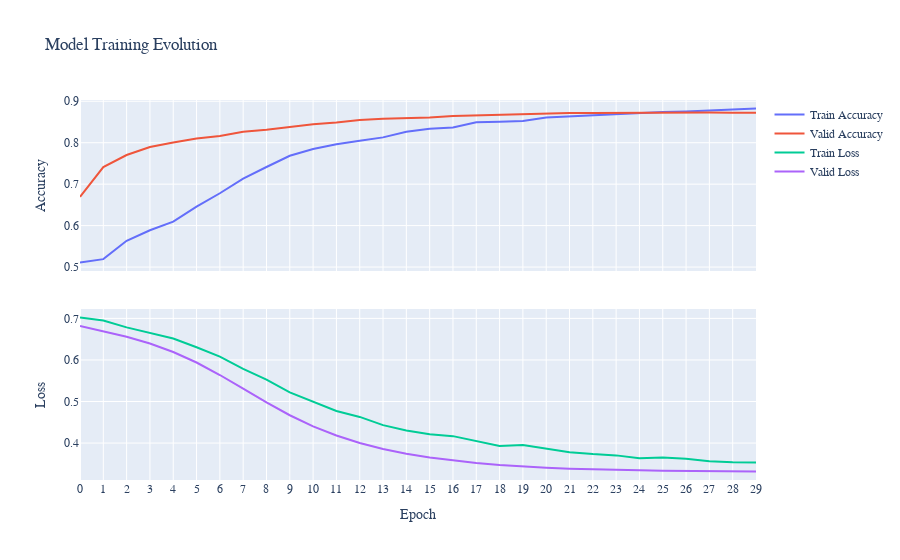

The notebook cell this image was saved under:
### Markdown cell above
# plot
plot the loss and accuracy differences for training and test sets.

### Code cell
x = np.arange(EPOCHS)
history = model.history.history

data = [
    go.Scatter(x=x, y=history["accuracy"], name="Train Accuracy", marker=dict(size=5), yaxis='y2'),
    go.Scatter(x=x, y=history["val_accuracy"], name="Valid Accuracy", marker=dict(size=5), yaxis='y2'),
    go.Scatter(x=x, y=history["loss"], name="Train Loss", marker=dict(size=5)),
    go.Scatter(x=x, y=history["val_loss"], name="Valid Loss", marker=dict(size=5))
]
layout = go.Layout(
    title="Model Training Evolution", font=dict(family='Palatino'), xaxis=dict(title='Epoch', dtick=1),
    yaxis1=dict(title="Loss", domain=[0, 0.45]), yaxis2=dict(title="Accuracy", domain=[0.55, 1]),
)
py.iplot(go.Figure(data=data, layout=layout), show_link=False)

### Figure 1 — Plotly figure (JSON) as saved in the notebook; plotly's stock layout.template omitted (floating-point values rounded to 4 significant figures)
{"data": [{"marker": {"size": 5}, "name": "Train Accuracy", "type": "scatter", "x": [0, 1, 2, 3, 4, 5, 6, 7, 8, 9, 10, 11, 12, 13, 14, 15, 16, 17, 18, 19, 20, 21, 22, 23, 24, 25, 26, 27, 28, 29], "y": [0.5111, 0.5191, 0.5634, 0.5889, 0.6095, 0.6459, 0.6781, 0.7135, 0.7415, 0.7685, 0.7849, 0.7965, 0.8045, 0.8129, 0.8266, 0.834, 0.8369, 0.8496, 0.8508, 0.8524, 0.8611, 0.8639, 0.8669, 0.8699, 0.8725, 0.8741, 0.8755, 0.8784, 0.8809, 0.8825], "yaxis": "y2"}, {"marker": {"size": 5}, "name": "Valid Accuracy", "type": "scatter", "x": [0, 1, 2, 3, 4, 5, 6, 7, 8, 9, 10, 11, 12, 13, 14, 15, 16, 17, 18, 19, 20, 21, 22, 23, 24, 25, 26, 27, 28, 29], "y": [0.6694, 0.7414, 0.7703, 0.7898, 0.8005, 0.81, 0.8164, 0.8265, 0.8314, 0.8381, 0.8445, 0.849, 0.8549, 0.8576, 0.8592, 0.8608, 0.8644, 0.866, 0.868, 0.8699, 0.8706, 0.8719, 0.8715, 0.872, 0.8721, 0.8723, 0.8725, 0.8727, 0.8723, 0.8725], "yaxis": "y2"}, {"marker": {"size": 5}, "name": "Train Loss", "type": "scatter", "x": [0, 1, 2, 3, 4, 5, 6, 7, 8, 9, 10, 11, 12, 13, 14, 15, 16, 17, 18, 19, 20, 21, 22, 23, 24, 25, 26, 27, 28, 29], "y": [0.702, 0.6949, 0.6784, 0.6652, 0.6515, 0.6304, 0.6081, 0.5787, 0.5527, 0.5218, 0.4996, 0.4773, 0.4629, 0.4431, 0.4302, 0.4211, 0.4167, 0.4049, 0.3931, 0.3955, 0.3859, 0.378, 0.3734, 0.3704, 0.3637, 0.3652, 0.3622, 0.3565, 0.3539, 0.3535]}, {"marker": {"size": 5}, "name": "Valid Loss", "type": "scatter", "x": [0, 1, 2, 3, 4, 5, 6, 7, 8, 9, 10, 11, 12, 13, 14, 15, 16, 17, 18, 19, 20, 21, 22, 23, 24, 25, 26, 27, 28, 29], "y": [0.6817, 0.6695, 0.656, 0.6395, 0.6191, 0.5938, 0.5637, 0.5308, 0.4977, 0.4669, 0.4403, 0.4181, 0.4002, 0.3858, 0.3742, 0.365, 0.3576, 0.352, 0.3472, 0.3436, 0.3406, 0.3383, 0.3365, 0.335, 0.3343, 0.3332, 0.3325, 0.332, 0.3318, 0.3317]}], "layout": {"font": {"family": "Palatino"}, "title": {"text": "Model Training Evolution"}, "xaxis": {"dtick": 1, "title": {"text": "Epoch"}}, "yaxis": {"domain": [0, 0.45], "title": {"text": "Loss"}}, "yaxis2": {"domain": [0.55, 1], "title": {"text": "Accuracy"}}}}
